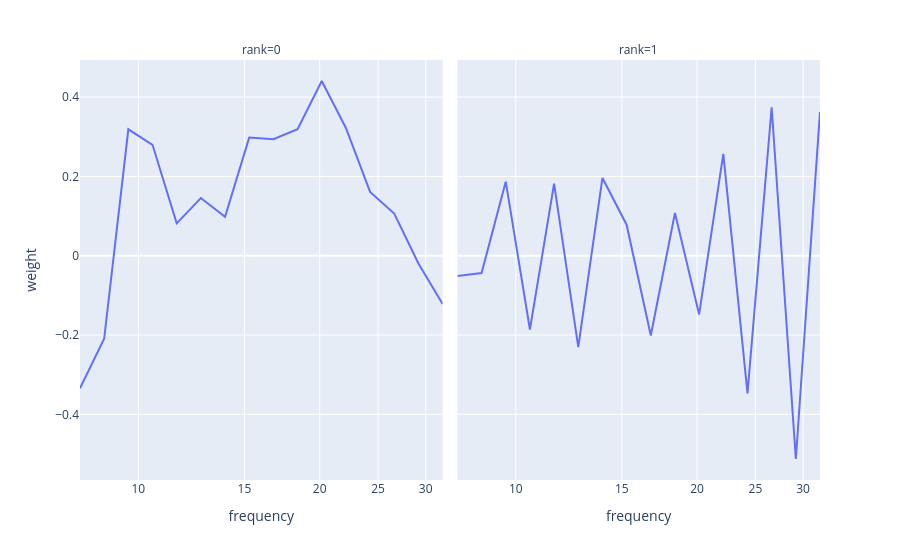

The code cell stored with this chart in its notebook:
### Code cell
from mne.viz import plot_topomap

df = pd.DataFrame(tl.to_numpy(hoda.weights_[1]))
df['frequency'] = np.geomspace(8,32,16)
df = df.melt(id_vars=['frequency'], var_name='rank', value_name='weight')
px.line(df, x='frequency', y='weight', facet_col='rank', facet_col_wrap=4, log_x=True)

### Figure 1 — Plotly figure (JSON) as saved in the notebook; plotly's stock layout.template omitted (floating-point values rounded to 4 significant figures)
{"data": [{"hovertemplate": "rank=0<br>frequency=%{x}<br>weight=%{y}<extra></extra>", "legendgroup": "", "line": {"color": "#636efa", "dash": "solid"}, "marker": {"symbol": "circle"}, "mode": "lines", "name": "", "orientation": "v", "showlegend": false, "type": "scatter", "x": [8.0, 8.775, 9.624, 10.56, 11.58, 12.7, 13.93, 15.28, 16.76, 18.38, 20.16, 22.11, 24.25, 26.6, 29.18, 32.0], "xaxis": "x", "y": [-0.3341, -0.2095, 0.3187, 0.2797, 0.08152, 0.1454, 0.09829, 0.2979, 0.2938, 0.319, 0.4406, 0.3221, 0.161, 0.1062, -0.01968, -0.1219], "yaxis": "y"}, {"hovertemplate": "rank=1<br>frequency=%{x}<br>weight=%{y}<extra></extra>", "legendgroup": "", "line": {"color": "#636efa", "dash": "solid"}, "marker": {"symbol": "circle"}, "mode": "lines", "name": "", "orientation": "v", "showlegend": false, "type": "scatter", "x": [8.0, 8.775, 9.624, 10.56, 11.58, 12.7, 13.93, 15.28, 16.76, 18.38, 20.16, 22.11, 24.25, 26.6, 29.18, 32.0], "xaxis": "x2", "y": [-0.05119, -0.0438, 0.1868, -0.1862, 0.182, -0.2306, 0.1961, 0.07829, -0.2014, 0.1077, -0.1481, 0.2568, -0.3471, 0.3743, -0.5127, 0.3627], "yaxis": "y2"}], "layout": {"annotations": [{"font": {}, "showarrow": false, "text": "rank=0", "x": 0.245, "xanchor": "center", "xref": "paper", "y": 1, "yanchor": "bottom", "yref": "paper"}, {"font": {}, "showarrow": false, "text": "rank=1", "x": 0.755, "xanchor": "center", "xref": "paper", "y": 1, "yanchor": "bottom", "yref": "paper"}], "legend": {"tracegroupgap": 0}, "margin": {"t": 60}, "xaxis": {"anchor": "y", "domain": [0, 0.49], "title": {"text": "frequency"}, "type": "log"}, "xaxis2": {"anchor": "y2", "domain": [0.51, 1], "matches": "x", "title": {"text": "frequency"}, "type": "log"}, "yaxis": {"anchor": "x", "domain": [0, 1], "title": {"text": "weight"}}, "yaxis2": {"anchor": "x2", "domain": [0, 1], "matches": "y", "showticklabels": false}}}
